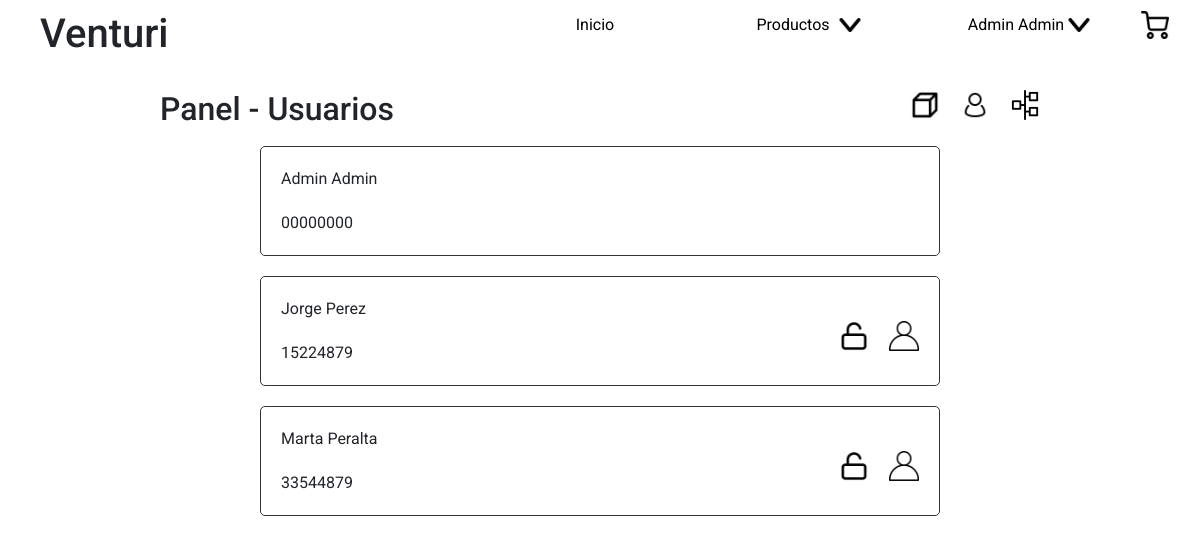
/index.php?section=panel&category=users (signed in), run on the app's committed database.
### tables this page shows
CREATE TABLE IF NOT EXISTS users (
    id int UNSIGNED NOT NULL AUTO_INCREMENT,
    dni varchar(9) NOT NULL UNIQUE,
    name varchar(100) NOT NULL,
    surname varchar(100) NOT NULL,
    email varchar(255) NOT NULL UNIQUE,
    role varchar(5) NOT NULL DEFAULT 'user',
    password varchar(255) NOT NULL,
    banned tinyint(1),
    created_at TIMESTAMP NOT NULL DEFAULT CURRENT_TIMESTAMP,
    updated_at TIMESTAMP NOT NULL DEFAULT CURRENT_TIMESTAMP,
    PRIMARY KEY (id)
);

### back/config/functions/sql.php (called while the page is built, shortened)
<?php
function select($query){
global $cnx;
$matchs = [];
$rta = mysqli_query($cnx, $query);
if(mysqli_num_rows($rta) > 0){
    while($match = mysqli_fetch_assoc($rta)):
        $matchs[] = $match;
    endwhile;
}
return $matchs;
}

### site/views/panel/users.php (the view, shortened to what this page needs)
<?php
    $users = [];
    $querySelectUsers = <<<SELECTUSERS
    SELECT * FROM users;
    SELECTUSERS;
    $rtaSelectUsers = select($querySelectUsers);
    if(count($rtaSelectUsers) > 0){
        $users = $rtaSelectUsers;
    }
?>
<section id="users">
    <ul>
        <?php for ($i=0; $i < count($users); $i++): ?>
            <li>
                <div>
                    <p><?= $users[$i]['name'].' '.$users[$i]['surname'] ?></p>
                    <p><?= $users[$i]['dni'] ?></p>
                </div>
                <?php if($users[$i]['id'] !== $_SESSION['user']['id']): ?>
                    <form action="./back/controller/user/ban.php" method="post">
                        <?php if($users[$i]['banned'] == 1): ?>
                            <input type="submit" value="Desbloquear usuario" class="ban-icon">
                        <?php else: ?>
                            <input type="submit" value="Bloquear usuario" class="unban-icon">
                        <?php endif; ?>
                    </form>
                    <form action="./back/controller/user/changeRol.php" method="post">
                        <?php if($users[$i]['role'] === 'admin'): ?>
                            <input type="submit" value="Rebajar a usuario" class="useradmin-icon">
                        <?php else: ?>
                            <input type="submit" value="Ascender a administrador" class="user-icon">
                        <?php endif; ?>
                    </form>
                <?php endif; ?>
            </li>
        <?php endfor; ?>
    </ul>
</section>

### site/css/index.css (style rules this page uses)
* { margin: 0; padding: 0; font-family: 'Roboto', sans-serif; box-sizing: border-box; }
body { max-width: 1920px; margin-left: auto; margin-right: auto; }
p { margin-bottom: 0!important; }

### site/css/views/panel/users.css (style rules this page uses)
#users { padding: 10px; max-width: 700px; margin-left: auto; margin-right: auto; }
#users >ul { list-style: none; display: grid; grid-template-columns: 1fr; grid-gap: 20px; }
#users >ul >li { display: grid; grid-template-columns: 1fr 30px 30px; grid-gap: 20px; border: 1px solid #333333; border-radius: 5px; padding: 20px; }
#users >ul >li >div:first-of-type { display: grid; grid-template-columns: 1fr; grid-template-rows: auto auto; grid-gap: 20px; }
#users >ul >li >form { display: flex; width: 30px; height: 30px; align-self: center; justify-self: center; }
#users >ul >li >form input[type=submit] { display: block; width: 30px; height: 30px; background-size: contain; background-position: center; background-repeat: no-repeat; font-size: 0; outline: none; border: none; background-color: white; }
.user-icon { background-image: url('../../../images/user-icon.png'); }
.unban-icon { background-image: url('../../../images/unlock-icon.png'); }

### site/css/views/panel/products.css (style rules this page uses)
#users >ul >li >form input[type=submit] { display: block; width: 40px; height: 40px; background-size: contain; background-position: center; background-repeat: no-repeat; font-size: 0; outline: none; border: none; background-color: white; }

### data on the page
users: name "Admin", surname "Admin", dni "00000000"
users: name "Jorge", surname "Perez", dni "15224879"
users: name "Marta", surname "Peralta", dni "33544879"

### other printed values
Site_Name "Venturi"
$_SESSION['user']['name'] "Admin"
$_SESSION['user']['surname'] "Admin"
$titleCategory[$category] "Usuarios"
